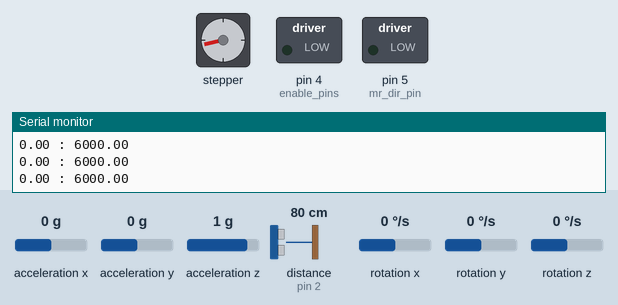
Bench run of a sketch on a simulated Arduino Leonardo, built with avr-gcc and run on an emulated ATmega32U4. Parts: stepper motor, switched loads named in the sketch (green lamp = pin HIGH), the last lines printed to the serial monitor. Wiring (inferred from the names in the program): ultrasonic range finder: trigger pin 6; echo pin 2; stepper motor driver (200 steps per turn assumed): step pin 8; direction pin 7. The test bench sets the inputs (shaded band); at power-on: acceleration y 0 g, acceleration z 1 g, acceleration x 0 g, distance to the obstacle (sensor on pin 2) 80 cm, rotation x 0 °/s, rotation y 0 °/s, rotation z 0 °/s. The sensor or clock chip raises its interrupt line as the real part does; pins used as bus, display or sensor lines are not drawn.

Above: at 1.7 s.
1.8 s: acceleration y set to -1.4 g
At 2.21 s:
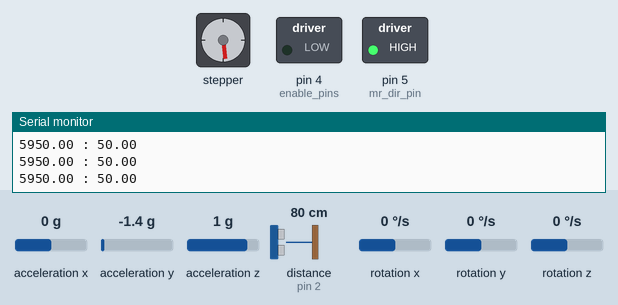
4.8 s: acceleration y set to 0 g
At 5.24 s:
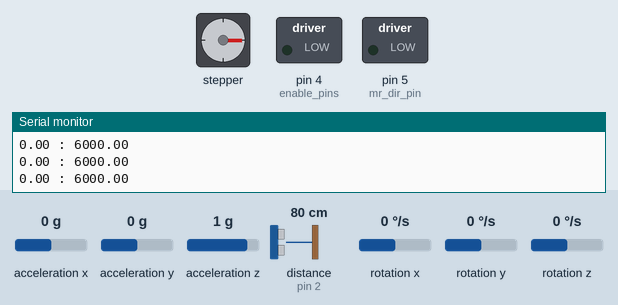
10.8 s: acceleration z set to 0.1 g
13.8 s: acceleration z set to -0.2 g
At 14.23 s:
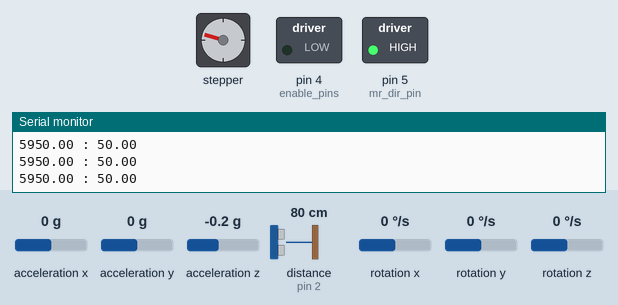
Timing chart, 0 to 23.7 s (numbered marks = the images above; inputs shaded):
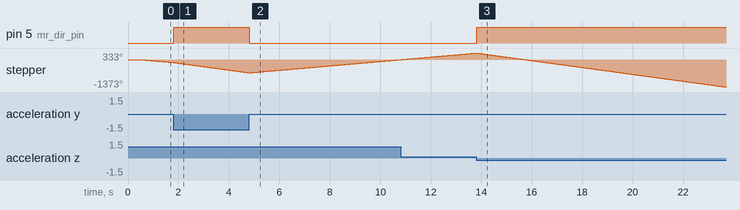

Measured:
- the behaviour switches between 0 and -0.1 g on acceleration z (found by bisection; images 2 and 3)
- after the input at 1.8 s, pin 5 (mr_dir_pin): LOW → HIGH at once
- after the input at 4.8 s, pin 5 (mr_dir_pin): HIGH → LOW at once
- after the input at 13.8 s, pin 5 (mr_dir_pin): LOW → HIGH at once

The sketch:

Self_Balancing_Robot.ino
```cpp
// I2C device class (I2Cdev) demonstration Arduino sketch for MPU6050 class using DMP (MotionApps v2.0)
// 6/21/2012 by Jeff Rowberg <jeff@rowberg.net>
// Updates should (hopefully) always be available at https://github.com/jrowberg/i2cdevlib
//
// Changelog:
//      2019-07-08 - Added Auto Calibration and offset generator
//		   - and altered FIFO retrieval sequence to avoid using blocking code
//      2016-04-18 - Eliminated a potential infinite loop
//      2013-05-08 - added seamless Fastwire support
//                 - added note about gyro calibration
//      2012-06-21 - added note about Arduino 1.0.1 + Leonardo compatibility error
//      2012-06-20 - improved FIFO overflow handling and simplified read process
//      2012-06-19 - completely rearranged DMP initialization code and simplification
//      2012-06-13 - pull gyro and accel data from FIFO packet instead of reading directly
//      2012-06-09 - fix broken FIFO read sequence and change interrupt detection to RISING
//      2012-06-05 - add gravity-compensated initial reference frame acceleration output
//                 - add 3D math helper file to DMP6 example sketch
//                 - add Euler output and Yaw/Pitch/Roll output formats
//      2012-06-04 - remove accel offset clearing for better results (thanks Sungon Lee)
//      2012-06-01 - fixed gyro sensitivity to be 2000 deg/sec instead of 250
//      2012-05-30 - basic DMP initialization working

/* ============================================
I2Cdev device library code is placed under the MIT license
Copyright (c) 2012 Jeff Rowberg

Permission is hereby granted, free of charge, to any person obtaining a copy
of this software and associated documentation files (the "Software"), to deal
in the Software without restriction, including without limitation the rights
to use, copy, modify, merge, publish, distribute, sublicense, and/or sell
copies of the Software, and to permit persons to whom the Software is
furnished to do so, subject to the following conditions:

The above copyright notice and this permission notice shall be included in
all copies or substantial portions of the Software.

THE SOFTWARE IS PROVIDED "AS IS", WITHOUT WARRANTY OF ANY KIND, EXPRESS OR
IMPLIED, INCLUDING BUT NOT LIMITED TO THE WARRANTIES OF MERCHANTABILITY,
FITNESS FOR A PARTICULAR PURPOSE AND NONINFRINGEMENT. IN NO EVENT SHALL THE
AUTHORS OR COPYRIGHT HOLDERS BE LIABLE FOR ANY CLAIM, DAMAGES OR OTHER
LIABILITY, WHETHER IN AN ACTION OF CONTRACT, TORT OR OTHERWISE, ARISING FROM,
OUT OF OR IN CONNECTION WITH THE SOFTWARE OR THE USE OR OTHER DEALINGS IN
THE SOFTWARE.
===============================================
*/
#include "I2Cdev.h"


#include "MPU6050_6Axis_MotionApps20.h"

#if I2CDEV_IMPLEMENTATION == I2CDEV_ARDUINO_WIRE
    #include "Wire.h"
#endif

MPU6050 mpu;

#define OUTPUT_READABLE_YAWPITCHROLL


#define INTERRUPT_PIN 2  // use pin 2 on Arduino Uno & most boards
#define LED_PIN 13 // (Arduino is 13, Teensy is 11, Teensy++ is 6)
bool blinkState = false;

// MPU control/status vars
bool dmpReady = false;  // set true if DMP init was successful
uint8_t mpuIntStatus;   // holds actual interrupt status byte from MPU
uint8_t devStatus;      // return status after each device operation (0 = success, !0 = error)
uint16_t packetSize;    // expected DMP packet size (default is 42 bytes)
uint16_t fifoCount;     // count of all bytes currently in FIFO
uint8_t fifoBuffer[64]; // FIFO storage buffer

// orientation/motion vars
Quaternion q;           // [w, x, y, z]         quaternion container
VectorInt16 aa;         // [x, y, z]            accel sensor measurements
VectorInt16 aaReal;     // [x, y, z]            gravity-free accel sensor measurements
VectorInt16 aaWorld;    // [x, y, z]            world-frame accel sensor measurements
VectorFloat gravity;    // [x, y, z]            gravity vector
float euler[3];         // [psi, theta, phi]    Euler angle container
float ypr[3];           // [yaw, pitch, roll]   yaw/pitch/roll container and gravity vector


// ================================================================
// ===               INTERRUPT DETECTION ROUTINE                ===
// ================================================================

volatile bool mpuInterrupt = false;     // indicates whether MPU interrupt pin has gone high
void dmpDataReady() {
    mpuInterrupt = true;
}

// ================================================================
// ===                      PID Controller                      ===
// ================================================================
//class Queue{
//  private:
//    int static const max_size = 50;
//    int cur_size;
//    float queue[max_size];
//    bool isfull;
//  public:
//    Queue(){
//      this->isfull = false;
//      this->initialize();
//      this->cur_size = 0;
//    }
//
//    void enqueue(float value){
//      if (this->cur_size >= this->max_size - 1){
//        this->shift();
//        this->queue[max_size-1] = value;
//      }
//      else{
//        this->queue[this->cur_size] = value;
//      }
//      this->cur_size += 1;
//    }
//
//    void shift(){
//      for (int i = 1; i < this->max_size; i++){
//        this->queue[i-1] = this->queue[i];
//      }
//    }
//
//    void initialize(){
//      for (int i = 0; i < this->max_size; i++){
//        this->queue[i] = -1.0;
//      }
//    }
//
//    float getSum(){
//      float sum = 0;
//      for (int i = 0; i <= this->cur_size; i++){
//        sum += this->queue[i];
//      }
//    }
//
//};
enum system_state {
    POS_HOLD,
    POS_FREE
};
class PID_Controller{
  private:
    float prev_x_err;
    float prev_theta_err;
    float prev_time;
    system_state state;
    float x_i_err;
    float theta_i_err;
    //Queue q_x;
    //Queue q_theta;
  public:
    PID_Controller(){
      this->prev_x_err = 0;
      this->prev_theta_err = 0;
      this->prev_time = millis();
      this->state = POS_FREE;
      //Takes integral as sum of all errors since t=0
      this->x_i_err = 0;
      this->theta_i_err = 0;
    }

    float get_action(float theta, float x, float goal){
//      int Kpp = 35;
//      int Kpd = 10;
//      int Kpi = 2;
//
//      int Kcp = 3;
//      int Kcd = 1;
//      int Kci = 0;

      int Kpp = 45;
      int Kpd = 7;
      int Kpi = 0;

      float rps = 0;
      float cur_time = millis();
      float c_err = goal - x;
      float theta_err = 0;

      //POS_HOlD wants to stay at the x goal
      if (this->state == POS_HOLD){ //pos is current x-pos, goal is desired x-pos
        //q_x.enqueue(c_err);
        float theta_goal = 0;//Kcp * c_err + Kcd * this->get_d_err(c_err, this->prev_x_err, cur_time) + Kci * q_x.getSum(); //replace c_err for needed error functions
        theta_err = theta_goal - theta;
      }
      else if (this->state == POS_FREE){//POS_FREE does not care about x, only theta
        theta_err = goal - theta;
        //Serial.print(theta); Serial.print(" : "); Serial.println(theta_err);
      }
      //q_theta.enqueue(theta_err);
      this->theta_i_err += theta_err;
      rps = Kpp * theta_err + Kpd * this->get_d_err(theta_err, this->prev_theta_err, cur_time) + Kpi * this->theta_i_err;

      //Serial.println(this->theta_i_err);

      this->prev_x_err = c_err;
      this->prev_theta_err = theta_err;
      this->prev_time = cur_time;
      return rps;
    }

    float get_d_err(float cur_err, float prev_err, float cur_time){
      float d_err = 0;
      d_err = (cur_err - prev_err) / (cur_time - this->prev_time);
      return d_err;
    }

    void set_pos_state(system_state state){
      this->state = state;
    }

    system_state get_pos_state(){
      return this->state;
    }

};

//PID_Controller setup
PID_Controller pid;
int ml_step_pin = 8;
int ml_dir_pin = 7; //left motor
int mr_step_pin = 6;
int mr_dir_pin = 5; //right motor
int enable_pins = 4;

// ================================================================
// ===                      INITIAL SETUP                       ===
// ================================================================

void setup() {
    // join I2C bus (I2Cdev library doesn't do this automatically)
    #if I2CDEV_IMPLEMENTATION == I2CDEV_ARDUINO_WIRE
        Wire.begin();
        Wire.setClock(400000); // 400kHz I2C clock. Comment this line if having compilation difficulties
    #elif I2CDEV_IMPLEMENTATION == I2CDEV_BUILTIN_FASTWIRE
        Fastwire::setup(400, true);
    #endif

    Serial.begin(115200);

    mpu.initialize();
    pinMode(INTERRUPT_PIN, INPUT);

    // Initialize motor pins
    pinMode(ml_step_pin, OUTPUT);
    pinMode(mr_step_pin, OUTPUT);
    pinMode(ml_dir_pin, OUTPUT);
    pinMode(mr_dir_pin, OUTPUT);
    pinMode(enable_pins, OUTPUT);

    devStatus = mpu.dmpInitialize();

    // supply your own gyro offsets here, scaled for min sensitivity
    mpu.setXGyroOffset(220);
    mpu.setYGyroOffset(76);
    mpu.setZGyroOffset(-85);
    mpu.setZAccelOffset(1788); // 1688 factory default for my test chip

    // make sure it worked (returns 0 if so)
    if (devStatus == 0) {
        // Calibration Time: generate offsets and calibrate our MPU6050
        mpu.CalibrateAccel(6);
        mpu.CalibrateGyro(6);
        mpu.PrintActiveOffsets();
        // turn on the DMP, now that it's ready
        Serial.println(F("Enabling DMP..."));
        mpu.setDMPEnabled(true);

        // enable Arduino interrupt detection
        Serial.print(F("Enabling interrupt detection (Arduino external interrupt "));
        Serial.print(digitalPinToInterrupt(INTERRUPT_PIN));
        Serial.println(F(")..."));
        attachInterrupt(digitalPinToInterrupt(INTERRUPT_PIN), dmpDataReady, RISING);
        mpuIntStatus = mpu.getIntStatus();

        // set our DMP Ready flag so the main loop() function knows it's okay to use it
        Serial.println(F("DMP ready! Waiting for first interrupt..."));
        dmpReady = true;

        // get expected DMP packet size for later comparison
        packetSize = mpu.dmpGetFIFOPacketSize();
    } else {
        // ERROR!
        // 1 = initial memory load failed
        // 2 = DMP configuration updates failed
        // (if it's going to break, usually the code will be 1)
        Serial.print(F("DMP Initialization failed (code "));
        Serial.print(devStatus);
        Serial.println(F(")"));
    }

    //configure pos system state
    pid.set_pos_state(POS_FREE);

}


// ================================================================
// ===                    MAIN PROGRAM LOOP                     ===
// ================================================================
//float const DEGREES_PER_STEP = 0.2;
//int const STEPS_PER_REVOLUTION = 1800;
//int const CIRCUMFERENCE_OF_WHEELS = 314; //millimeters
float const DISTANCE_PER_STEP = 0.174; //millimeters

    float cur_rps = 0;
    int mot_dir = 1; // 1 = forwards, -1 = backwards. Only used for pos estimation
    float cur_pos = 0;
    float speed_delay = 0;
    float action = 0;

void loop() {

    // if programming failed, don't try to do anything
    if (!dmpReady) {

      return;
    }
    // read a packet from FIFO
    if (mpu.dmpGetCurrentFIFOPacket(fifoBuffer)) { // Get the Latest packet

      // display Euler angles in degrees
      mpu.dmpGetQuaternion(&q, fifoBuffer);
      mpu.dmpGetGravity(&gravity, &q);
      mpu.dmpGetYawPitchRoll(ypr, &q, &gravity);
//
//      if (pid.get_pos_state() == POS_HOLD){
//        cur_rps = pid.get_action(ypr[2], cur_pos, 0); // 0 here is for x goal
//      }
//      else{
//        cur_rps = pid.get_action(ypr[2], cur_pos, 0); // 0 here is for theta goal
//      }
      cur_rps = pid.get_action(ypr[2] * 7, cur_pos, 0);
      if (cur_rps < 0){ //negative = backwards
        digitalWrite(ml_dir_pin, HIGH);
        digitalWrite(mr_dir_pin, LOW);
        mot_dir = -1;
        cur_rps = abs(cur_rps);
      }
      else if (cur_rps > 0){ //positive = forwards
        digitalWrite(ml_dir_pin, LOW);
        digitalWrite(mr_dir_pin, HIGH);
        mot_dir = 1;
      }
      cur_rps = pow(cur_rps, 3);
      if (cur_rps > 5950){
        cur_rps = 5950;
      }
      Serial.print(cur_rps);
      Serial.print(" : ");
      cur_rps = 6000 - cur_rps;
      Serial.println(cur_rps);

    }

    //Takes step
    digitalWrite(ml_step_pin, HIGH);
    digitalWrite(ml_step_pin, LOW);
    digitalWrite(mr_step_pin, HIGH);
    digitalWrite(mr_step_pin, LOW);
    delayMicroseconds(cur_rps);

    //Dead Reakoning
    cur_pos += mot_dir * DISTANCE_PER_STEP;
}
```
